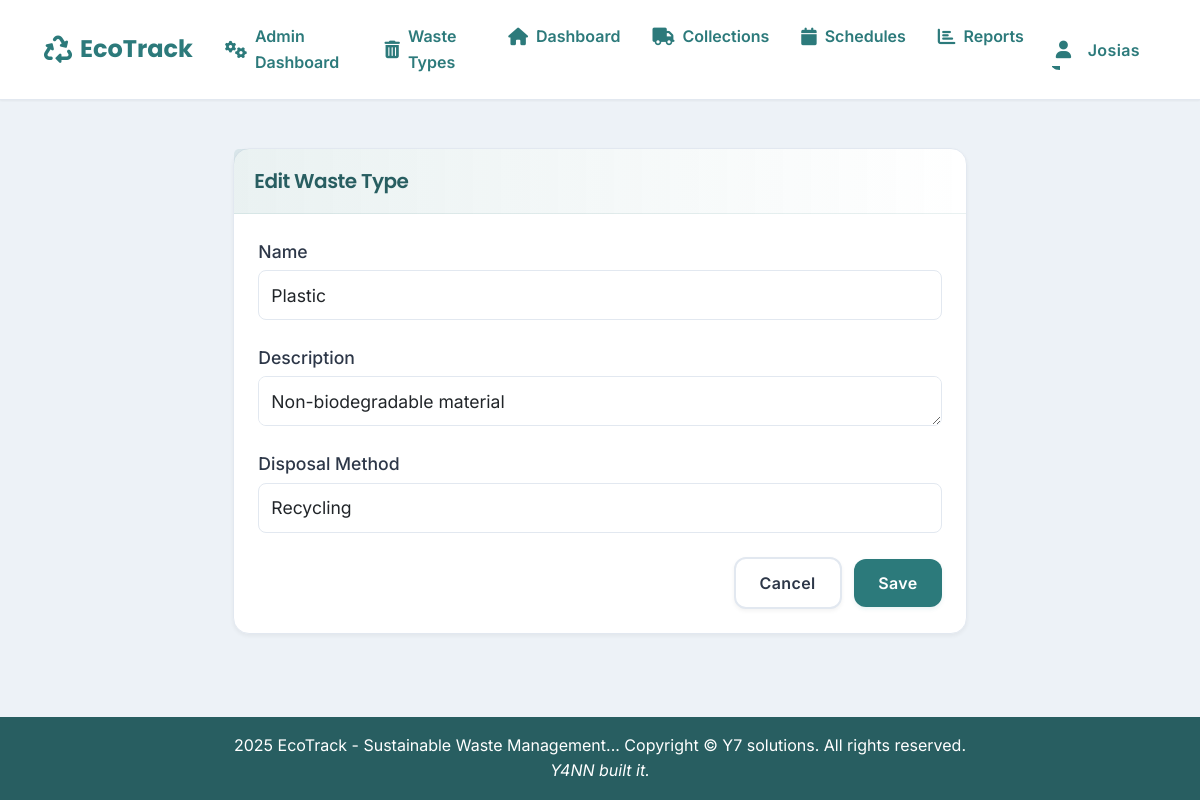
The app's page /admin/waste-types/1/edit (signed in) with its own data.
### models.py (models this page shows, shortened)
class User(UserMixin, db.Model):
    __tablename__ = 'users'
    id = db.Column(db.Integer, primary_key=True)
    username = db.Column(db.String(80), unique=True, nullable=False)
    email = db.Column(db.String(120), unique=True, nullable=False)
    password_hash = db.Column(db.String(200), nullable=False)
    first_name = db.Column(db.String(100), nullable=False)
    last_name = db.Column(db.String(100), nullable=False)
    role = db.Column(db.String(50), nullable=False)
    is_active = db.Column(db.Boolean, default=True, nullable=False)
    created_at = db.Column(db.DateTime, default=datetime.utcnow)
    def is_admin(self):
        return self.role == 'Administrator'
    def is_operator(self):
        return self.role == 'Waste Management Operator'

class WasteType(db.Model):
    __tablename__ = 'waste_types'
    id = db.Column(db.Integer, primary_key=True)
    name = db.Column(db.String(100), nullable=False)
    description = db.Column(db.Text, nullable=False)
    disposal_method = db.Column(db.String(200), nullable=False)
    created_at = db.Column(db.DateTime, default=datetime.utcnow)

### blueprints/admin.py (the view, shortened to what this page needs)
@admin_bp.route('/admin/waste-types/<int:id>/edit', methods=['GET', 'POST'])
@login_required
@admin_required
def edit_waste_type(id):
    waste_type = WasteType.query.get_or_404(id)
    if request.method == 'GET':
        return render_template('admin/new_waste_type.html', waste_type=waste_type)

### blueprints/admin.py (called while the page is built)
def admin_required(f):
    @wraps(f)
    def decorated_function(*args, **kwargs):
        if not current_user.is_authenticated or not current_user.is_admin():
            return jsonify({
                'status': 'error',
                'message': 'You do not have permission to access this page.',
                'redirect': url_for('index')
            }), 403
        return f(*args, **kwargs)
    return decorated_function

### blueprints/auth.py (called while the page is built)
@login_manager.user_loader
def load_user(user_id):
    return User.query.get(int(user_id))

### templates/admin/new_waste_type.html
{% extends "base.html" %}
{% block content %}
<div class="container">
    <div class="row justify-content-center">
        <div class="col-md-8">
            <div class="card">
                <div class="card-header">
                    <h5 class="card-title mb-0">{% if waste_type %}Edit{% else %}Add New{% endif %} Waste Type</h5>
                </div>
                <div class="card-body">
                    <form method="POST" id="wasteTypeForm">
                        <div class="mb-3">
                            <label for="name" class="form-label">Name</label>
                            <input type="text" class="form-control" id="name" name="name"
                                   value="{{ waste_type.name if waste_type else '' }}" required>
                        </div>
                        <div class="mb-3">
                            <label for="description" class="form-label">Description</label>
                            <textarea class="form-control" id="description" name="description" rows="3">{{ waste_type.description if waste_type else '' }}</textarea>
                        </div>
                        <div class="mb-3">
                            <label for="disposal_method" class="form-label">Disposal Method</label>
                            <input type="text" class="form-control" id="disposal_method" name="disposal_method"
                                   value="{{ waste_type.disposal_method if waste_type else '' }}" required>
                        </div>
                        <div class="text-end">
                            <a href="{{ url_for('admin.waste_types') }}" class="btn btn-secondary me-2">Cancel</a>
                            <button type="submit" class="btn btn-primary">Save</button>
                        </div>
                    </form>
                </div>
            </div>
        </div>
    </div>
</div>
{% endblock %}

### templates/base.html (shortened to what this page needs)
<!DOCTYPE html>
<html lang="en">
<head>
    <link href="https://cdn.jsdelivr.net/npm/bootstrap@5.3.0/dist/css/bootstrap.min.css" rel="stylesheet">
    <link rel="stylesheet" href="https://cdnjs.cloudflare.com/ajax/libs/font-awesome/6.0.0/css/all.min.css">
    <link rel="stylesheet" href="https://cdn.jsdelivr.net/npm/sweetalert2@11/dist/sweetalert2.min.css">
    <link rel="stylesheet" href="{{ url_for('static', filename='css/styles.css') }}">
</head>
<body>
    <nav class="navbar navbar-expand-lg">
        <div class="container-fluid">
            <a class="navbar-brand" href="/">
                <i class="fas fa-recycle me-2"></i>EcoTrack
            </a>
            <div class="collapse navbar-collapse" id="navbarNav">
                <ul class="navbar-nav">
                    {% if current_user.is_authenticated %}
                        {% if current_user.is_admin() %}
                            <li class="nav-item">
                                <a class="nav-link" href="{{ url_for('admin.dashboard') }}">
                                    <i class="fas fa-cogs me-2"></i>Admin Dashboard
                                </a>
                            </li>
                            <li class="nav-item">
                                <a class="nav-link" href="{{ url_for('waste_types') }}">
                                    <i class="fas fa-trash-alt"></i>
                                    Waste Types
                                </a>
                            </li>
                        {% endif %}
                        <li class="nav-item">
                            <a class="nav-link" href="{{ url_for('index') }}">
                                <i class="fas fa-home me-2"></i>Dashboard
                            </a>
                        </li>
                        {% if current_user.is_operator() or current_user.is_admin() %}
                            <li class="nav-item">
                                <a class="nav-link" href="{{ url_for('collections') }}">
                                    <i class="fas fa-truck me-2"></i>Collections
                                </a>
                            </li>
                            <li class="nav-item">
                                <a class="nav-link" href="{{ url_for('schedules') }}">
                                    <i class="fas fa-calendar me-2"></i>Schedules
                                </a>
                            </li>
                        {% endif %}
                        {% if current_user.is_admin() or current_user.is_reporting_user() %}
                            <li class="nav-item">
                                <a class="nav-link" href="{{ url_for('reports') }}">
                                    <i class="fas fa-chart-bar"></i>
                                    Reports
                                </a>
                            </li>
                        {% endif %}
                    {% endif %}
                </ul>
                <ul class="navbar-nav ms-auto">
                    {% if current_user.is_authenticated %}
                        <li class="nav-item dropdown">
                            <button class="nav-link dropdown-toggle btn btn-link" type="button" id="userDropdown"
                                    data-bs-toggle="dropdown" data-bs-auto-close="true" aria-expanded="false">
                                <i class="fas fa-user me-2"></i>
                                {{ current_user.first_name }}
                            </button>
                        </li>
                    {% endif %}
                </ul>
            </div>
        </div>
    </nav>
    <div class="content-wrapper">
        {% block content %}{% endblock %}
    </div>
    <footer class="footer">
        <div class="container">
            <span> 2025 EcoTrack - Sustainable Waste Management...</span>
            <copyright>
                <span>Copyright &copy; Y7 solutions. All rights reserved.</span>
            </copyright><br>
            <span><i>Y4NN built it.</i></span>
        </div>
    </footer>
</body>
</html>

### templates/base.html (style rules this page uses)
.navbar { position: relative; z-index: 1030 !important; }
.content-wrapper { position: relative; z-index: 1020 !important; margin-top: 1rem; }
.nav-item.dropdown { position: relative; }
.nav-link.btn-link { padding: 0.5rem 1rem; text-decoration: none; background: none; border: none; color: inherit; }

### records on screen
User: first_name "Josias"
WasteType: name "Plastic", description "Non-biodegradable material", disposal_method "Recycling"
